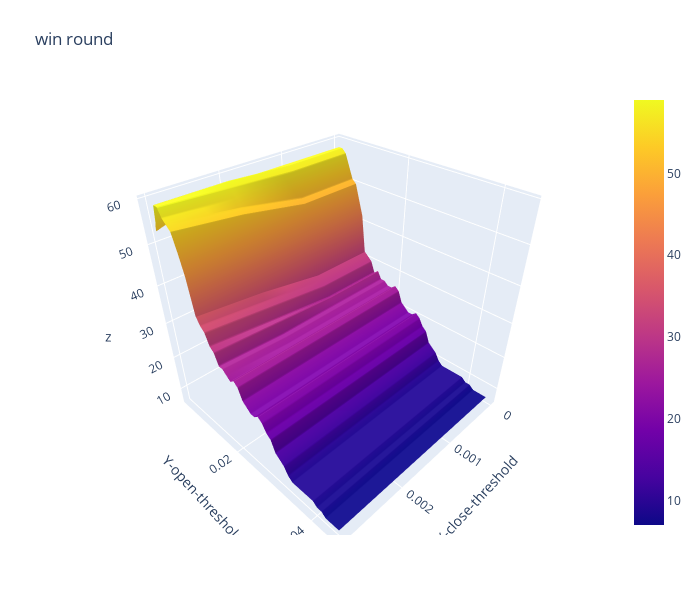

Notebook cell for this chart:
### Code cell
import plotly.graph_objects as go

x_data = df_win_round.columns.to_list() # close threshold

y_data = df_win_round.index.to_list() # open threshold

z_data = df_win_round.copy(deep=True) # win rate

fig = go.Figure(data=[go.Surface(z=z_data.values,x=x_data,y=y_data)])

fig.update_layout(title="win round", # 标题
                  autosize=False,  # 尺度自动缩放
                  width=700,  # 长宽
                  height=600,
                  margin=dict(l=65,r=50,b=65,t=90),  # 4个位置的距离
                  scene=dict(xaxis_title='X-close-threshold',yaxis_title='Y-open-threshold')
                 )

fig.show()

### Figure 1 — Plotly figure (JSON) as saved in the notebook; plotly's stock layout.template omitted (floating-point values rounded to 4 significant figures; data arrays with more than 128 entries replaced by an {"elided": "..."} marker saying what was removed)
{"data": [{"type": "surface", "x": [0, 0.001, 0.002, 0.003], "y": [0.0031, 0.0032, 0.0035, 0.004, 0.005, 0.006, 0.007, 0.008, 0.009, 0.01, 0.011, 0.012, 0.013, 0.014, 0.015, 0.016, 0.017, 0.018, 0.019, 0.02, 0.021, 0.022, 0.023, 0.024, 0.025, 0.026, 0.027, 0.028, 0.029, 0.03, 0.031, 0.032, 0.033, 0.034, 0.035, 0.036, 0.037, 0.038, 0.039, 0.04, 0.041, 0.042, 0.043, 0.044, 0.045], "z": {"elided": "45x4 int values"}}], "layout": {"autosize": false, "height": 600, "margin": {"b": 65, "l": 65, "r": 50, "t": 90}, "scene": {"xaxis": {"title": {"text": "X-close-threshold"}}, "yaxis": {"title": {"text": "Y-open-threshold"}}}, "title": {"text": "win round"}, "width": 700}}
